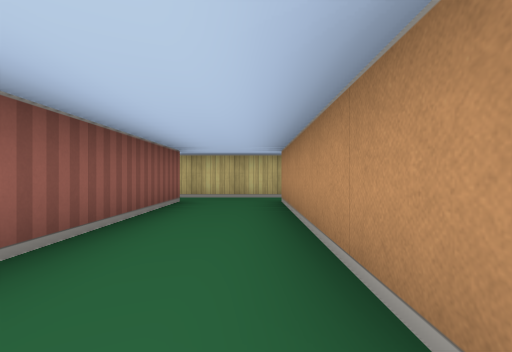
view 1 (above)

17 first-person views from a walk through a cub3D level. The camera is about half as high as the walls, looks level and sees 85° across. The floor is counted in squares. Each view is taken from the middle of a square. On the plan, view 1 faces up. The plan holds only what a view shows up to about 9 squares ahead; the rest is blank.

view 2
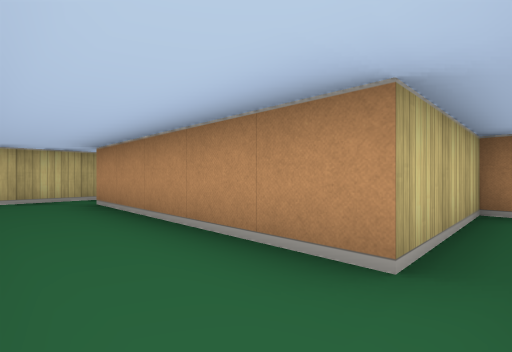

view 3
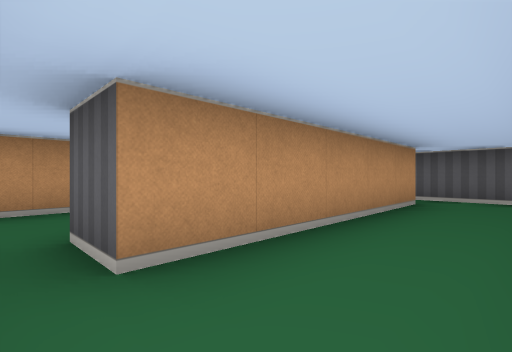

view 4
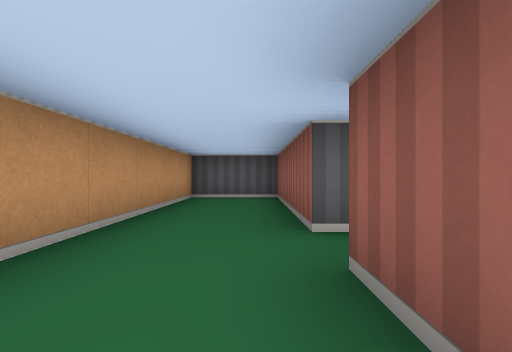

view 5
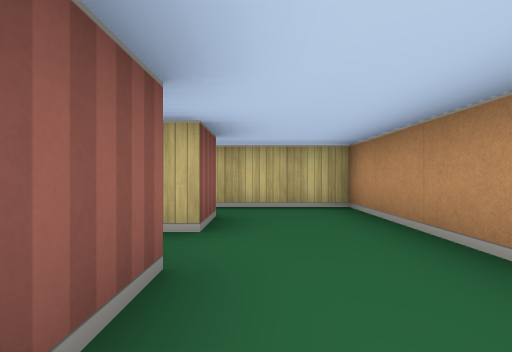

view 6
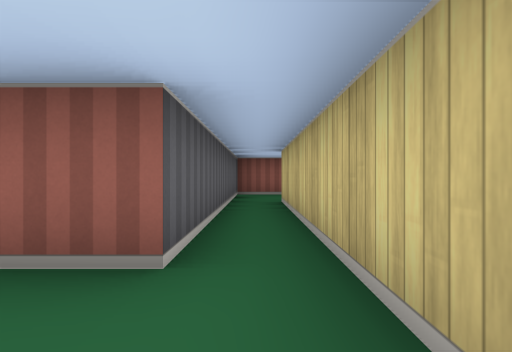

view 7
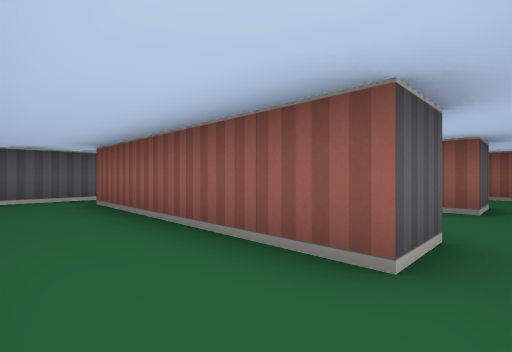

view 8
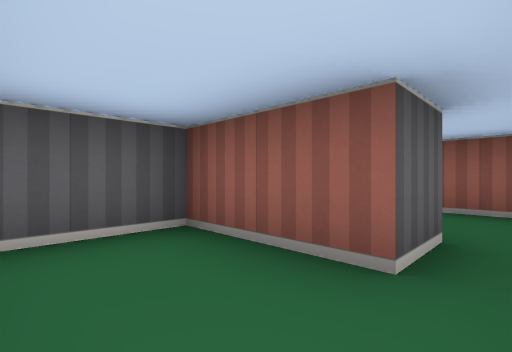

view 9
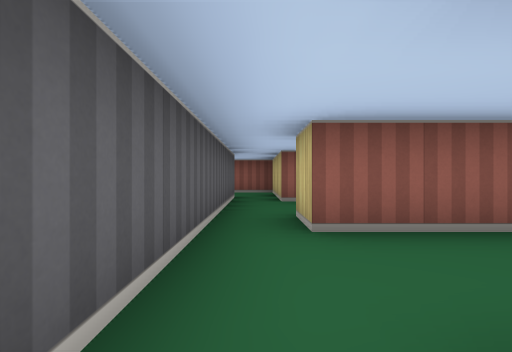

view 10
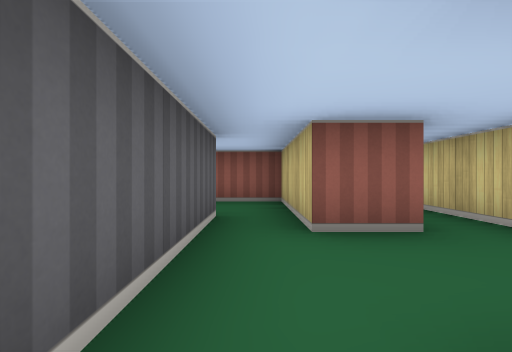

view 11
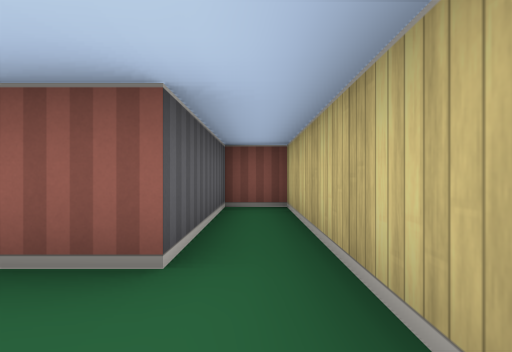

view 12
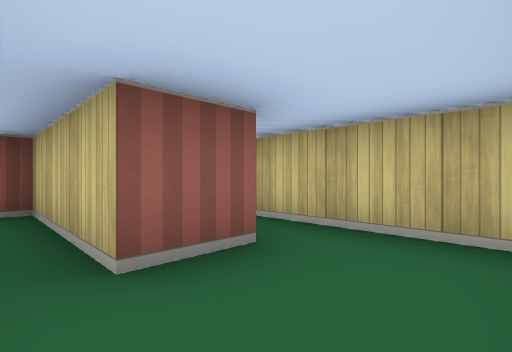

view 13
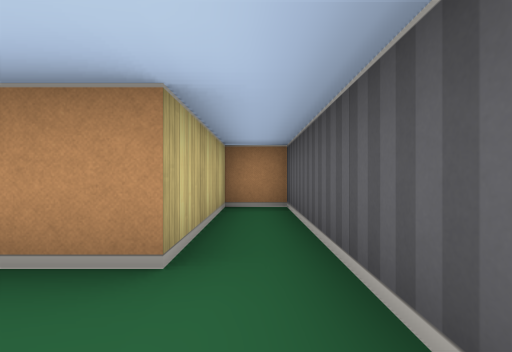

view 14
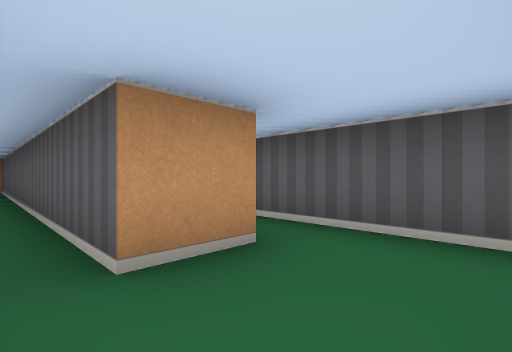

view 15
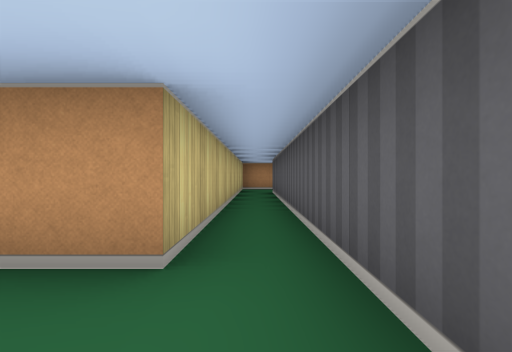

view 16
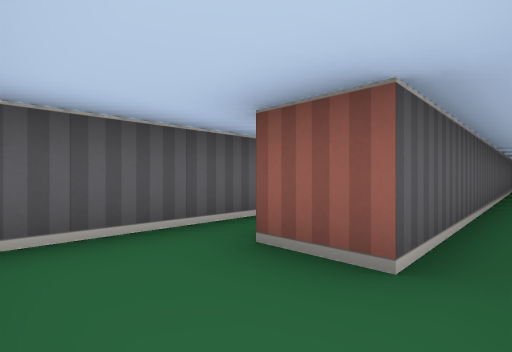

view 17
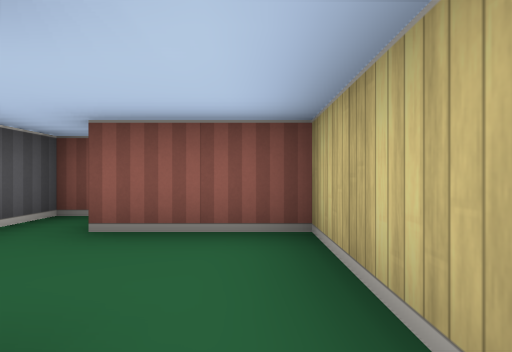

### Floor plan
Ten units are one square. View 1 is at (0, 0); x grows to the right and y downward. Boxes are objects, and circles mark ways between rooms. Rooms are numbered by the first view taken in them; rooms with no view inside come last. Other rooms are left out.
<svg viewBox="-90 -95 130 130">
<path fill="none" stroke="#000" d="M-25 -55 -15 -55 -15 -5M-15 5 35 5 35 -5 5 -5 5 -55 15 -55M15 -65 -19 -65M-45 -88 -45 -75 15 -75M35 -75 35 -85 -24 -85M15 -55 15 -15 35 -15 35 -75M15 -75 15 -65M-55 -55 -45 -55 -45 -35 -30 -35M-55 5 -15 5M-45 -15 -45 -5 -55 -5M-15 -5 -25 -5M-30 -25 -75 -25 -75 -15 -45 -15M-55 -5 -75 -5 -75 5M-75 5 -75 15M19 15 -55 15 -55 5M-85 20 -85 25 15 25"/>
<circle cx="10" cy="-60" r="3" fill="#2a7"/>
<circle cx="-20" cy="-60" r="3" fill="#2a7"/>
<circle cx="-20" cy="0" r="3" fill="#2a7"/>
<circle cx="25" cy="-70" r="3" fill="#2a7"/>
<circle cx="-35" cy="-10" r="3" fill="#2a7"/>
<circle cx="-50" cy="0" r="3" fill="#2a7"/>
<circle cx="-65" cy="10" r="3" fill="#2a7"/>
<text x="0" y="-30">1</text>
<text x="-10" y="-80">2</text>
<text x="20" y="-50">3</text>
<text x="-40" y="-50">4</text>
<text x="-40" y="0">5</text>
<text x="-50" y="-20">6</text>
<text x="-70" y="0">7</text>
<text x="-30" y="20">8</text>
</svg>
Room 1 opens to room 3. Room 1 opens to room 4. Room 1 opens to room 5. Room 2 opens to room 3. Room 5 opens to room 6. Room 5 opens to room 7. Room 7 opens to room 8.

Where each view was taken, in squares from view 1:
view 1: 0 up, 0 right, facing up
view 2: 0 up, 1 left, facing up-right
view 3: 6 up, 1 left, facing down-right
view 4: 8 up, 2 right, facing down
view 5: 4 up, 2 right, facing up
view 6: 8 up, 3 right, facing left
view 7: 6 up, 0 right, facing down-left
view 8: 6 up, 3 left, facing down-left
view 9: 0 up, 1 right, facing left
view 10: 0 up, 2 left, facing left
view 11: 2 up, 3 left, facing left
view 12: 0 up, 3 left, facing up-left
view 13: 0 up, 1 left, facing right
view 14: 0 up, 7 left, facing down-right
view 15: 2 down, 7 left, facing right
view 16: 2 down, 3 right, facing down-left
view 17: 0 up, 5 left, facing left
